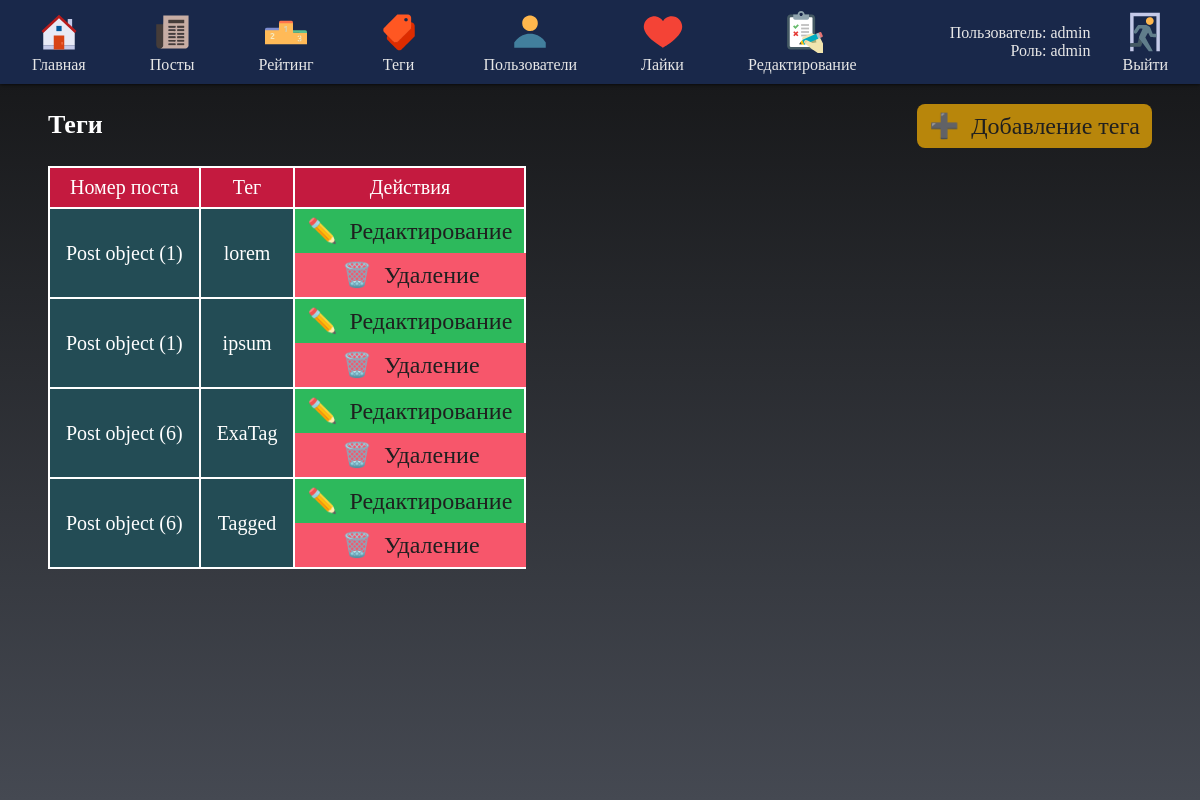
/tags/ (signed in), run on the app's committed database.
### lab7_django/models.py (models this page shows, shortened)
class Tags(Model):
    idx = AutoField(verbose_name="Индекс", primary_key=True)
    pid = ForeignKey(Post, on_delete=CASCADE, verbose_name="Идентификатор поста")
    tag = TextField(verbose_name="Тег")
    class Meta:
        verbose_name = "Тег поста"
        verbose_name_plural = "Теги постов"

class Post(Model):
    pid = AutoField(verbose_name="Идентификатор поста", primary_key=True)
    nickname = TextField(verbose_name="Никнейм")
    header = TextField(verbose_name="Заголовок")
    text = TextField(verbose_name="Текст")
    likes_cnt = IntegerField(verbose_name="Количество лайков", default=0)
    class Meta:
        verbose_name = "Пост"
        verbose_name_plural = "Посты"

### lab7_django/views.py (the view)
# urls.py: path("tags/", views.tags, name="tags"),
def tags(request):
    if get_role(request.user) not in ("admin", "author"):
        return render(request, "main/index.html", {"role": get_role(request.user)})
    if get_role(request.user) in ("admin"):
        ptags = Tags.objects.all()
        return render(request, "tags/tags.html", {"role": get_role(request.user), "result": ptags})
    if get_role(request.user) in ("author"):
        posts = Post.objects.filter(nickname=request.user)
        ptags = Tags.objects.filter(pid__in=posts)
        return render(request, "tags/tags.html", {"role": get_role(request.user), "result": ptags})

### lab7_django/views.py (called while the page is built)
def get_role(user):
    role = "None"
    if user.is_authenticated:
        if user.groups.filter(name='admin').exists() or user.is_superuser:
            role = "admin"
        elif user.groups.filter(name='author').exists():
            role = "author"
        elif user.groups.filter(name='reader').exists():
            role = "reader"
    return role

### lab7_django/templates/tags/tags.html (shortened to what this page needs)
{% load static %}
<html>
    <head>
        <link href="{% static 'css/main.css' %}" rel="stylesheet">
        <link href="{% static 'css/post_tags.css' %}" rel="stylesheet">
        <link href="{% static 'css/post_admin.css' %}" rel="stylesheet">
        <link href="{% static 'css/rating.css' %}" rel="stylesheet">
        <link href="{% static 'css/header.css' %}" rel="stylesheet">
    </head>
    <body>
        {% include 'main/header.html' %}
        <container>
            <div>
                <h3>Теги</h3>
                <a id="add" href="{% url 'tag_create' %}">➕ &nbsp;Добавление тега</a>
                <table>
                    <tr>
                        <td class="heading">
                            Номер поста
                        </td>
                        <td class="heading">
                            Тег
                        </td>
                        <td class="heading">
                            Действия
                        </td>
                    </tr>
                    {% for item in result %}
                        <tr>
                            <td class="content">
                                {{ item.pid }}
                            </td>
                            <td class="content">
                                {{ item.tag }}
                            </td>
                            <td id="actions_holder">
                                <div class="actions">
                                    <a id="edit" href="{% url 'tag_update' item.idx %}">✏️ &nbsp;Редактирование</a>
                                    <a id="remove" href="{% url 'tag_delete' item.idx %}">🗑️ &nbsp;Удаление</a>
                                </div>
                            </td>
                        </tr>
                    {% endfor %}
                </table>
            </div>
        </container>
    </body>
</html>

### lab7_django/templates/main/header.html (shortened to what this page needs)
{% load static %}
<header>
    <navbar>
        <a href="{% url 'index' %}">
            <div id="goHome">
                <img id="homePic" src="{% static 'images/icons/menu/home.svg' %}" alt="Домой">
                <label>Главная</label>
            </div>
        </a>
        <a href="{% url 'posts' %}">
            <div id="goPosts">
                <img id="postsPic" src="{% static 'images/icons/menu/posts.svg' %}" alt="Посты">
                <label>Посты</label>
            </div>
        </a>
        {% if role == "admin" %}
        <a href="{% url 'rating' %}">
            <div id="goRating">
                <img id="ratingPic" src="{% static 'images/icons/menu/leaderboard.svg' %}" alt="Рейтинг">
                <label>Рейтинг</label>
            </div>
        </a>
        {% endif %}
        {% if role == "admin" or role == "author" %}
        <a href="{% url 'tags' %}">
            <div id="goPostTags">
                <img id="postTagsPic" src="{% static 'images/icons/menu/tags.svg' %}" alt="Теги">
                <label>Теги</label>
            </div>
        </a>
        {% endif %}
        {% if role == "admin" %}
        <a href="{% url 'users' %}">
            <div id="goUsers">
                <img id="usersPic" src="{% static 'images/icons/menu/users.svg' %}" alt="Пользователи">
                <label>Пользователи</label>
            </div>
        </a>
        <a href="{% url 'likes' %}">
            <div id="goLikes">
                <img id="likesPic" src="{% static 'images/icons/menu/liked.svg' %}" alt="Лайки">
                <label>Лайки</label>
            </div>
        </a>
        <a href="{% url 'post_admin' %}">
            <div id="goPostAdmin">
                <img id="postAdminPic" src="{% static 'images/icons/menu/done.svg' %}" alt="ПостоАдминка">
                <label>Редактирование</label>
            </div>
        </a>
        {% endif %}
        {% if user.is_authenticated %}
        <div id="info_logout">
            <div style="display: flex; flex-direction: column; align-items: flex-end; margin-right: 32px;">
                <label>Пользователь: {{user}}</label>
                <label>Роль: {{role}}</label>
            </div>
            <a href="{% url 'logout' %}?next=/">
                <div id="goLogout">
                    <img id="logoutPic" src="{% static 'images/icons/menu/exit.svg' %}" alt="ПостоАдминка">
                    <label>Выйти</label>
                </div>
            </a>
        </div>
        {% endif %}
    </navbar>
</header>

### static/css/main.css (style rules this page uses)
container { width: 100%; display: block; position: absolute; height: auto; bottom: 0; top: 84px; left: 0; right: 0; background: linear-gradient(to top, #454952, #18191b); }
container h3 { color: white; font-family: "Nunito", serif; font-size: 26px; }
container div { padding-left: 48px; }
table { color: white; border: 2px solid white; border-collapse: collapse; }
table td { text-align: center; font-size: 20px; font-family: "Nunito", serif; border: 2px solid white; padding: 8px 16px; }
table .heading { background-color: #c41a3f; }
table .content { background-color: #234c55; }

### static/css/post_admin.css (style rules this page uses)
container { overflow: auto; padding-bottom: 32px; }
.actions { display: flex; flex-direction: column; padding: 0; align-items: start; }
#actions_holder { padding: 0; }
#add { border: 0; cursor: pointer; font-size: 24px; padding: 8px 12px; background-color: #b8860b; position: absolute; top: 20px; right: 48px; color: #1f1f1f; text-decoration: none; font-family: "Nunito", serif; border-radius: 8px; }
.actions a { border: 0; cursor: pointer; font-size: 24px; padding: 8px 12px; text-decoration: none; color: #1f1f1f; }
.actions #edit { background-color: #2db95c; }
.actions #remove { background-color: #f7566b; width: 90.3%; }

### static/css/rating.css (style rules this page uses)
.actions a { border: 0; cursor: pointer; font-size: 24px; padding: 8px 12px; text-decoration: none; color: #1f1f1f; }
#actions_holder { padding: 0; }
.actions { display: flex; flex-direction: column; padding: 0; align-items: start; }
.actions #edit { background-color: #2db95c; }
.actions #remove { background-color: #f7566b; width: 90.3%; }

### static/css/header.css (style rules this page uses)
body { margin: 0; }
header { width: 100%; height: 84px; background: #19284a; display: flex; align-items: center; position: absolute; top: 0; z-index: 2; box-shadow: 0 0 4px; }
navbar { display: flex; margin-left: 32px; }
navbar a { text-decoration: none; outline: none; }
navbar label { font-size: 16px; color: #e7e7e7; font-family: "Nunito", serif; cursor: pointer; }
navbar a+a { margin-left: 64px; }
navbar div img+label { margin-top: 3px; }
navbar div { display: flex; flex-direction: column; align-items: center; }
navbar img { width: 42px; height: 42px; }
#log_reg, #info_logout { display: flex; flex-direction: row; position: absolute; right: 32px; }

### data on the page
Tags: pid "Post object (1)", tag "lorem"
Tags: pid "Post object (1)", tag "ipsum"
Tags: pid "Post object (6)", tag "ExaTag"
Tags: pid "Post object (6)", tag "Tagged"

### other printed values
{{ user }} "admin"
{{ role }} "admin"
